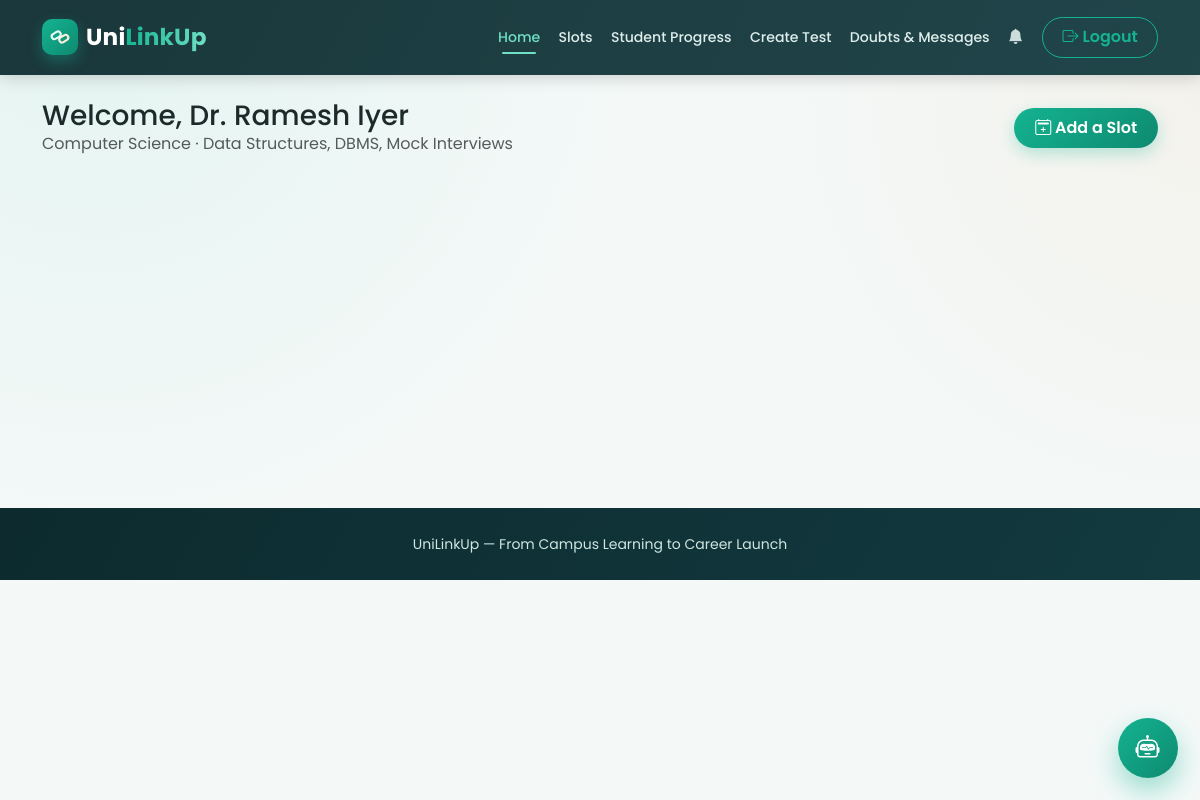
Page /faculty/home (signed in) on the committed database.
### tables this page shows
CREATE TABLE faculty (
    id INTEGER PRIMARY KEY AUTOINCREMENT,
    name TEXT NOT NULL,
    email TEXT UNIQUE NOT NULL,
    password_hash TEXT NOT NULL,
    college_id INTEGER NOT NULL REFERENCES colleges(id),
    department TEXT,
    expertise TEXT,
    bio TEXT,
    created_at TEXT DEFAULT CURRENT_TIMESTAMP
);

### app.py (the view)
@app.route('/faculty/home')
@faculty_login_required
def faculty_home():
    faculty = current_faculty()
    upcoming = dbm.query_db("""
        SELECT appointments.*, faculty_slots.slot_date, faculty_slots.start_time, faculty_slots.end_time,
               faculty_slots.topic, faculty_slots.meeting_link, students.name AS student_name,
               students.course AS student_course
        FROM appointments
        JOIN faculty_slots ON faculty_slots.id = appointments.slot_id
        JOIN students ON students.id = appointments.student_id
        WHERE appointments.faculty_id = ? AND appointments.status = 'upcoming'
        ORDER BY faculty_slots.slot_date ASC, faculty_slots.start_time ASC
    """, (faculty['id'],))
    open_slot_count = dbm.query_db("""
        SELECT COUNT(*) AS c FROM faculty_slots
        WHERE faculty_id = ? AND status != 'cancelled' AND (
            SELECT COUNT(*) FROM appointments
            WHERE appointments.slot_id = faculty_slots.id AND appointments.status = 'upcoming'
        ) < COALESCE(capacity, 1)
    """, (faculty['id'],), one=True)
    mentee_count = dbm.query_db(
        "SELECT COUNT(DISTINCT student_id) AS c FROM appointments WHERE faculty_id = ? AND status = 'upcoming'",
        (faculty['id'],), one=True)
    pending_request_count = dbm.query_db(
        "SELECT COUNT(*) AS c FROM slot_requests WHERE faculty_id = ? AND status = 'pending'",
        (faculty['id'],), one=True)
    upcoming_classes = dbm.query_db("""
        SELECT DISTINCT faculty_slots.id, faculty_slots.slot_date, faculty_slots.start_time, faculty_slots.topic
        FROM faculty_slots
        JOIN appointments ON appointments.slot_id = faculty_slots.id AND appointments.status = 'upcoming'
        WHERE faculty_slots.faculty_id = ?
        ORDER BY faculty_slots.slot_date ASC, faculty_slots.start_time ASC
    """, (faculty['id'],))
    return render_template('faculty_home.html', faculty=faculty, upcoming=upcoming,
                            open_slot_count=open_slot_count['c'] if open_slot_count else 0,
                            mentee_count=mentee_count['c'] if mentee_count else 0,
                            pending_request_count=pending_request_count['c'] if pending_request_count else 0,
                            upcoming_classes=upcoming_classes)

### app.py (called while the page is built)
def faculty_login_required(f):
    @wraps(f)
    def wrapper(*args, **kwargs):
        if session.get('role') != 'faculty':
            flash('Please log in with your faculty account.', 'warning')
            return redirect(url_for('faculty_login'))
        return f(*args, **kwargs)
    return wrapper

def current_faculty():
    if session.get('role') == 'faculty':
        return dbm.query_db("SELECT * FROM faculty WHERE id = ?", (session['user_id'],), one=True)
    return None

@app.context_processor
def inject_globals():
    pending_requests = 0
    if session.get('role') == 'employee' and session.get('college_id'):
        row = dbm.query_db("SELECT COUNT(*) AS c FROM visit_requests WHERE college_id = ? AND status = 'pending'",
                           (session['college_id'],), one=True)
        pending_requests = row['c'] if row else 0
    return dict(current_student=current_student, current_employee=current_employee,
                current_faculty=current_faculty, current_company=current_company,
                current_interviewer=current_interviewer,
                pending_company_requests=pending_requests, ASSET_VERSION=ASSET_VERSION)

### db.py (called while the page is built)
def get_db():
    if 'db' not in g:
        g.db = sqlite3.connect(DATABASE)
        g.db.row_factory = sqlite3.Row      # lets us access columns by name, e.g. row['name']
        g.db.execute("PRAGMA foreign_keys = ON")
    return g.db

def query_db(query, args=(), one=False):
    cur = get_db().execute(query, args)
    rows = cur.fetchall()
    cur.close()
    return (rows[0] if rows else None) if one else rows

### templates/faculty_home.html (shortened to what this page needs)
{% extends 'base.html' %}
{% block content %}
<div class="d-flex justify-content-between align-items-center mt-3 mb-4 flex-wrap gap-2">
  <div>
    <h3 class="mb-0">Welcome, {{ faculty.name }}</h3>
    <p class="text-muted mb-0">{{ faculty.department or 'Faculty' }}{% if faculty.expertise %} &middot; {{ faculty.expertise }}{% endif %}</p>
  </div>
  <div class="d-flex gap-2">
    <a href="{{ url_for('faculty_slots') }}" class="btn sb-btn-primary"><i class="bi bi-calendar2-plus"></i> Add a Slot</a>
  </div>
</div>
<div class="row g-3 mb-4">
  <div class="col-sm-6 col-lg-3">
  </div>
  <div class="col-sm-6 col-lg-3">
  </div>
  <div class="col-sm-6 col-lg-3">
  </div>
  <div class="col-sm-6 col-lg-3">
  </div>
</div>
<div class="row g-4">
  <div class="col-lg-8">
  </div>
  <div class="col-lg-4">
  </div>
</div>
{% endblock %}

### static/css/style.css (style rules this page uses)
:root { --sb-dark: #0d2b2f; --sb-dark-2: #123a3f; --sb-teal: #14b391; --sb-teal-dark: #0e8a70; --sb-teal-light: #6fe0c4; --sb-orange: #e8823c; --sb-orange-dark: #cf6a26; --sb-bg: #f4f9f8; --sb-red: #e15b5b; --sb-amber: #e8a83c; --sb-green: #14b391; --sb-ink: #1c2b2a; --sb-muted: #5c716f; --sb-border: #e1ece9; --sb-shadow-sm: 0 2px 10px rgba(13, 43, 47, 0.06); --sb-shadow-md: 0 10px 30px rgba(13, 43, 47, 0.10); --sb-shadow-lg: 0 18px 50px rgba(13, 43, 47, 0.16); --sb-radius: 18px; --sb-radius-sm: 12px; }
* { box-sizing: border-box; }
body { font-family: 'Poppins', sans-serif; background: var(--sb-bg); background-image: radial-gradient(circle at 8% 0%, rgba(20, 179, 145, 0.07), transparent 40%), radial-gradient(circle at 100% 12%, rgba(232, 130, 60, 0.06), transparent 35%); background-attachment: fixed; color: var(--sb-ink); }
a { text-decoration: none; }
.sb-btn-primary { background: linear-gradient(135deg, var(--sb-teal), var(--sb-teal-dark)); color: #fff !important; border: none; border-radius: 30px; padding: .5rem 1.3rem; font-weight: 600; box-shadow: 0 6px 16px rgba(20, 179, 145, 0.28); transition: transform .15s ease, box-shadow .15s ease, filter .15s ease; }

### rows in the picture
faculty: name "Dr. Ramesh Iyer", department "Computer Science", expertise "Data Structures, DBMS, Mock Interviews"
